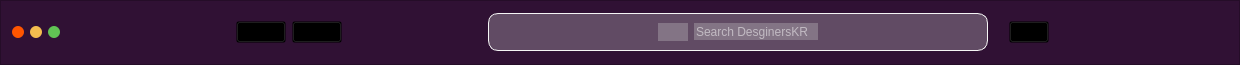
       <widget class="QFrame" name="frame">
        <property name="minimumSize">
         <size>
          <width>1240</width>
          <height>65</height>
         </size>
        </property>
        <property name="maximumSize">
         <size>
          <width>16777215</width>
          <height>65</height>
         </size>
        </property>
        <property name="styleSheet">
         <string notr="true">background-color: rgb(63, 15, 63);
background-color: rgb(48, 17, 52);</string>
        </property>
        <property name="frameShape">
         <enum>QFrame::StyledPanel</enum>
        </property>
        <property name="frameShadow">
         <enum>QFrame::Raised</enum>
        </property>
        <layout class="QHBoxLayout" name="horizontalLayout_6">
         <item>
          <layout class="QHBoxLayout" name="horizontalLayout_5">
           <item>
            <layout class="QHBoxLayout" name="horizontalLayout">
             <item>
              <layout class="QGridLayout" name="gridLayout">
               <item row="0" column="0">
                <widget class="QPushButton" name="main_pushButton_close">
                 <property name="minimumSize">
                  <size>
                   <width>12</width>
                   <height>12</height>
                  </size>
                 </property>
                 <property name="maximumSize">
                  <size>
                   <width>12</width>
                   <height>12</height>
                  </size>
                 </property>
                 <property name="styleSheet">
                  <string notr="true">border-radius:6px;
background-color: rgb(255, 85, 0);</string>
                 </property>
                 <property name="text">
                  <string/>
                 </property>
                </widget>
               </item>
               <item row="0" column="1">
                <widget class="QPushButton" name="main_pushButton_resise">
                 <property name="minimumSize">
                  <size>
                   <width>12</width>
                   <height>12</height>
                  </size>
                 </property>
                 <property name="maximumSize">
                  <size>
                   <width>12</width>
                   <height>12</height>
                  </size>
                 </property>
                 <property name="styleSheet">
                  <string notr="true">border-radius:6px;
background-color: rgb(244, 189, 79);</string>
                 </property>
                 <property name="text">
                  <string/>
                 </property>
                </widget>
               </item>
               <item row="0" column="2">
                <widget class="QPushButton" name="main_pushButton_minimise">
                 <property name="minimumSize">
                  <size>
                   <width>12</width>
                   <height>12</height>
                  </size>
                 </property>
                 <property name="maximumSize">
                  <size>
                   <width>12</width>
                   <height>12</height>
                  </size>
                 </property>
                 <property name="styleSheet">
                  <string notr="true">border-radius:6px;
background-color: rgb(97, 195, 84);</string>
                 </property>
                 <property name="text">
                  <string/>
                 </property>
                </widget>
               </item>
              </layout>
             </item>
             <item>
              <spacer name="horizontalSpacer">
               <property name="orientation">
                <enum>Qt::Horizontal</enum>
               </property>
               <property name="sizeHint" stdset="0">
                <size>
                 <width>170</width>
                 <height>20</height>
                </size>
               </property>
              </spacer>
             </item>
             <item>
              <layout class="QGridLayout" name="gridLayout_2">
               <item row="0" column="0">
                <widget class="QPushButton" name="pushButton_back">
                 <property name="minimumSize">
                  <size>
                   <width>50</width>
                   <height>0</height>
                  </size>
                 </property>
                 <property name="maximumSize">
                  <size>
                   <width>50</width>
                   <height>16777215</height>
                  </size>
                 </property>
                 <property name="styleSheet">
                  <string notr="true">background-color: rgb(63, 15, 63);
image: url(:/new/prefix1/resources/left.png);
background:transparent;


</string>
                 </property>
                 <property name="text">
                  <string/>
                 </property>
                </widget>
               </item>
               <item row="0" column="1">
                <widget class="QPushButton" name="pushButton_revisit">
                 <property name="minimumSize">
                  <size>
                   <width>50</width>
                   <height>0</height>
                  </size>
                 </property>
                 <property name="maximumSize">
                  <size>
                   <width>50</width>
                   <height>16777215</height>
                  </size>
                 </property>
                 <property name="styleSheet">
                  <string notr="true">background-color: rgb(63, 15, 63);
image: url(:/new/prefix1/resources/right.png);
background:transparent;
</string>
                 </property>
                 <property name="text">
                  <string/>
                 </property>
                </widget>
               </item>
               <item row="0" column="2">
                <widget class="QLabel" name="label">
                 <property name="minimumSize">
                  <size>
                   <width>30</width>
                   <height>30</height>
                  </size>
                 </property>
                 <property name="maximumSize">
                  <size>
                   <width>30</width>
                   <height>30</height>
                  </size>
                 </property>
                 <property name="styleSheet">
                  <string notr="true">image: url(:/new/prefix1/resources/time.png);</string>
                 </property>
                 <property name="text">
                  <string/>
                 </property>
                </widget>
               </item>
              </layout>
             </item>
            </layout>
           </item>
           <item>
            <spacer name="horizontalSpacer_5">
             <property name="orientation">
              <enum>Qt::Horizontal</enum>
             </property>
             <property name="sizeType">
              <enum>QSizePolicy::Expanding</enum>
             </property>
             <property name="sizeHint" stdset="0">
              <size>
               <width>15</width>
               <height>20</height>
              </size>
             </property>
            </spacer>
           </item>
           <item>
            <layout class="QHBoxLayout" name="horizontalLayout_4">
             <item>
              <widget class="QWidget" name="widget" native="true">
               <property name="minimumSize">
                <size>
                 <width>500</width>
                 <height>38</height>
                </size>
               </property>
               <property name="maximumSize">
                <size>
                 <width>16777215</width>
                 <height>38</height>
                </size>
               </property>
               <property name="styleSheet">
                <string notr="true">border:1px solid whitesmoke;
border-radius:10px;
background-color: rgba(213, 213, 213,0.3);</string>
               </property>
               <layout class="QHBoxLayout" name="horizontalLayout_3">
                <item>
                 <spacer name="horizontalSpacer_2">
                  <property name="orientation">
                   <enum>Qt::Horizontal</enum>
                  </property>
                  <property name="sizeHint" stdset="0">
                   <size>
                    <width>40</width>
                    <height>20</height>
                   </size>
                  </property>
                 </spacer>
                </item>
                <item>
                 <layout class="QHBoxLayout" name="horizontalLayout_2">
                  <item>
                   <widget class="QLabel" name="label_2">
                    <property name="minimumSize">
                     <size>
                      <width>30</width>
                      <height>18</height>
                     </size>
                    </property>
                    <property name="maximumSize">
                     <size>
                      <width>30</width>
                      <height>18</height>
                     </size>
                    </property>
                    <property name="styleSheet">
                     <string notr="true">image: url(:/new/prefix1/resources/search.png);
border:none;
background-color: rgba(213, 213, 213,0.3);</string>
                    </property>
                    <property name="text">
                     <string/>
                    </property>
                   </widget>
                  </item>
                  <item>
                   <widget class="QLineEdit" name="lineEdit">
                    <property name="minimumSize">
                     <size>
                      <width>0</width>
                      <height>17</height>
                     </size>
                    </property>
                    <property name="maximumSize">
                     <size>
                      <width>16777215</width>
                      <height>16777215</height>
                     </size>
                    </property>
                    <property name="styleSheet">
                     <string notr="true">color: rgb(255, 255, 255);
border:none;

</string>
                    </property>
                    <property name="alignment">
                     <set>Qt::AlignLeading|Qt::AlignLeft|Qt::AlignVCenter</set>
                    </property>
                    <property name="placeholderText">
                     <string>Search DesginersKR</string>
                    </property>
                   </widget>
                  </item>
                 </layout>
                </item>
                <item>
                 <spacer name="horizontalSpacer_3">
                  <property name="orientation">
                   <enum>Qt::Horizontal</enum>
                  </property>
                  <property name="sizeHint" stdset="0">
                   <size>
                    <width>40</width>
                    <height>20</height>
                   </size>
                  </property>
                 </spacer>
                </item>
               </layout>
              </widget>
             </item>
             <item>
              <spacer name="horizontalSpacer_4">
               <property name="orientation">
                <enum>Qt::Horizontal</enum>
               </property>
               <property name="sizeHint" stdset="0">
                <size>
                 <width>15</width>
                 <height>20</height>
                </size>
               </property>
              </spacer>
             </item>
             <item>
              <widget class="QPushButton" name="mainwindow_pushButton_info">
               <property name="styleSheet">
                <string notr="true">background-color: rgb(62, 33, 66);
image: url(:/new/prefix1/resources/question.png);
background:transparent;
</string>
               </property>
               <property name="text">
                <string/>
               </property>
              </widget>
             </item>
            </layout>
           </item>
           <item>
            <spacer name="horizontalSpacer_6">
             <property name="orientation">
              <enum>Qt::Horizontal</enum>
             </property>
             <property name="sizeHint" stdset="0">
              <size>
               <width>40</width>
               <height>20</height>
              </size>
             </property>
            </spacer>
           </item>
           <item>
            <widget class="QLabel" name="label_3">
             <property name="minimumSize">
              <size>
               <width>70</width>
               <height>40</height>
              </size>
             </property>
             <property name="styleSheet">
              <string notr="true">image: url(:/new/prefix1/resources/sidenav.png);</string>
             </property>
             <property name="text">
              <string/>
             </property>
            </widget>
           </item>
          </layout>
         </item>
        </layout>
       </widget>
